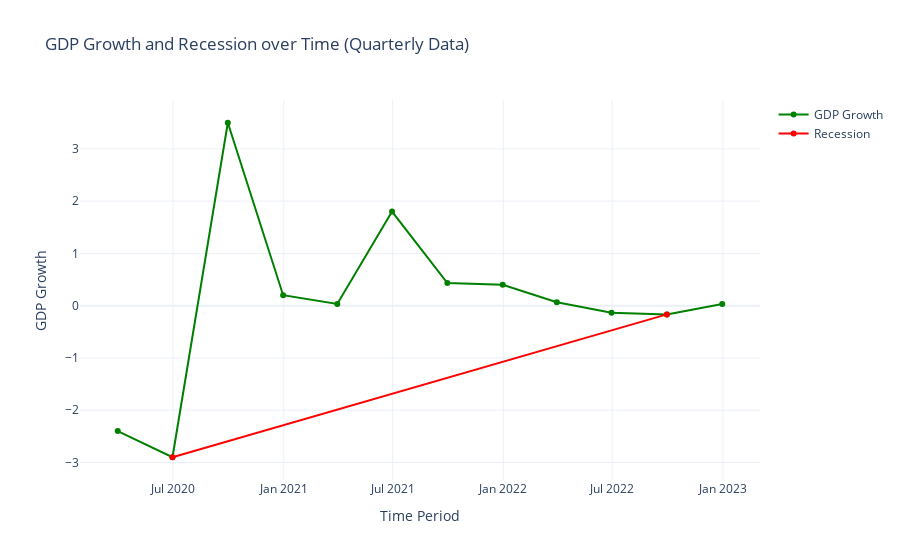

Here is the notebook cell this chart was saved with:
### Markdown cell above
# Now here is how we can calculate and analyze recession based on the quarterly GDP growth

### Code cell
# Calculate recession based on quarterly GDP growth
quarterly_data['Recession'] = ((quarterly_data['GDP Growth'] < 0) & (quarterly_data['GDP Growth'].shift(1) < 0))

# Fill missing values with False (since the first quarter cannot be in a recession)
quarterly_data['Recession'].fillna(False, inplace=True)

# Plot the GDP growth and recession data
fig = go.Figure()
fig.add_trace(go.Scatter(x=quarterly_data.index, 
                         y=quarterly_data['GDP Growth'], 
                         name='GDP Growth', 
                         line=dict(color='green', width=2)))
fig.add_trace(go.Scatter(x=quarterly_data[quarterly_data['Recession']].index, 
                         y=quarterly_data[quarterly_data['Recession']]['GDP Growth'], 
                         name='Recession', line=dict(color='red', width=2)))

fig.update_layout(title='GDP Growth and Recession over Time (Quarterly Data)',
                  xaxis_title='Time Period',
                  yaxis_title='GDP Growth')

fig.show()

### Figure 1 — Plotly figure (JSON) as saved in the notebook; plotly's stock layout.template omitted (floating-point values rounded to 4 significant figures)
{"data": [{"line": {"color": "green", "width": 2}, "name": "GDP Growth", "type": "scatter", "x": ["2020-03-31T00:00:00", "2020-06-30T00:00:00", "2020-09-30T00:00:00", "2020-12-31T00:00:00", "2021-03-31T00:00:00", "2021-06-30T00:00:00", "2021-09-30T00:00:00", "2021-12-31T00:00:00", "2022-03-31T00:00:00", "2022-06-30T00:00:00", "2022-09-30T00:00:00", "2022-12-31T00:00:00"], "y": [-2.4, -2.9, 3.5, 0.2, 0.03333, 1.8, 0.4333, 0.4, 0.06667, -0.1333, -0.1667, 0.03333]}, {"line": {"color": "red", "width": 2}, "name": "Recession", "type": "scatter", "x": ["2020-06-30T00:00:00", "2022-09-30T00:00:00"], "y": [-2.9, -0.1667]}], "layout": {"title": {"text": "GDP Growth and Recession over Time (Quarterly Data)"}, "xaxis": {"title": {"text": "Time Period"}}, "yaxis": {"title": {"text": "GDP Growth"}}}}
